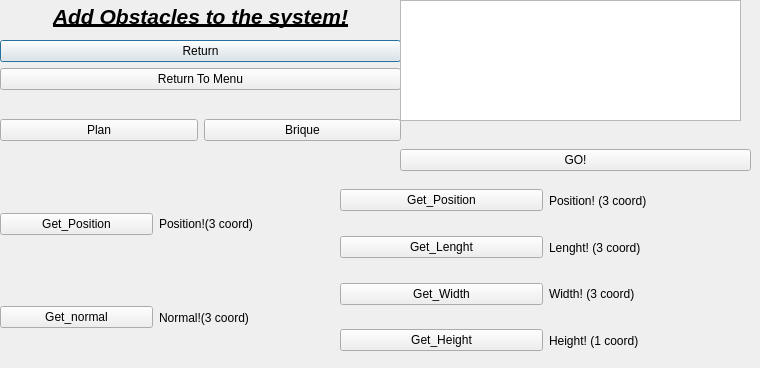
<?xml version="1.0" encoding="UTF-8"?>
<ui version="4.0">
 <class>add_obstacle</class>
 <widget class="QDialog" name="add_obstacle">
  <property name="geometry">
   <rect>
    <x>0</x>
    <y>0</y>
    <width>760</width>
    <height>368</height>
   </rect>
  </property>
  <property name="windowTitle">
   <string>Add_Obstacle</string>
  </property>
  <widget class="QWidget" name="verticalLayoutWidget">
   <property name="geometry">
    <rect>
     <x>0</x>
     <y>0</y>
     <width>401</width>
     <height>90</height>
    </rect>
   </property>
   <layout class="QVBoxLayout" name="verticalLayout">
    <item>
     <widget class="QLabel" name="label">
      <property name="text">
       <string>&lt;html&gt;&lt;head/&gt;&lt;body&gt;&lt;p align=&quot;center&quot;&gt;&lt;span style=&quot; font-size:16pt; font-weight:700; font-style:italic; text-decoration: underline;&quot;&gt;Add Obstacles to the system!&lt;/span&gt;&lt;/p&gt;&lt;/body&gt;&lt;/html&gt;</string>
      </property>
     </widget>
    </item>
    <item>
     <widget class="QPushButton" name="return_c">
      <property name="text">
       <string>Return</string>
      </property>
     </widget>
    </item>
    <item>
     <widget class="QPushButton" name="return_2">
      <property name="text">
       <string>Return To Menu</string>
      </property>
     </widget>
    </item>
   </layout>
  </widget>
  <widget class="QWidget" name="horizontalLayoutWidget">
   <property name="geometry">
    <rect>
     <x>0</x>
     <y>90</y>
     <width>401</width>
     <height>80</height>
    </rect>
   </property>
   <layout class="QHBoxLayout" name="horizontalLayout">
    <item>
     <widget class="QPushButton" name="plan">
      <property name="text">
       <string>Plan</string>
      </property>
     </widget>
    </item>
    <item>
     <widget class="QPushButton" name="brique">
      <property name="text">
       <string>Brique</string>
      </property>
     </widget>
    </item>
   </layout>
  </widget>
  <widget class="QWidget" name="verticalLayoutWidget_2">
   <property name="geometry">
    <rect>
     <x>340</x>
     <y>180</y>
     <width>411</width>
     <height>181</height>
    </rect>
   </property>
   <layout class="QVBoxLayout" name="verticalLayout_2">
    <item>
     <layout class="QHBoxLayout" name="horizontalLayout_7">
      <item>
       <widget class="QPushButton" name="position_b">
        <property name="text">
         <string>Get_Position</string>
        </property>
       </widget>
      </item>
      <item>
       <widget class="QLabel" name="pos_b">
        <property name="text">
         <string>Position! (3 coord)</string>
        </property>
       </widget>
      </item>
     </layout>
    </item>
    <item>
     <layout class="QHBoxLayout" name="horizontalLayout_6">
      <item>
       <widget class="QPushButton" name="lenght_1">
        <property name="text">
         <string>Get_Lenght</string>
        </property>
       </widget>
      </item>
      <item>
       <widget class="QLabel" name="lenght_">
        <property name="text">
         <string>Lenght! (3 coord)</string>
        </property>
       </widget>
      </item>
     </layout>
    </item>
    <item>
     <layout class="QHBoxLayout" name="horizontalLayout_4">
      <item>
       <widget class="QPushButton" name="width_1">
        <property name="text">
         <string>Get_Width</string>
        </property>
       </widget>
      </item>
      <item>
       <widget class="QLabel" name="width_">
        <property name="text">
         <string>Width! (3 coord)</string>
        </property>
       </widget>
      </item>
     </layout>
    </item>
    <item>
     <layout class="QHBoxLayout" name="horizontalLayout_5">
      <item>
       <widget class="QPushButton" name="height_1">
        <property name="text">
         <string>Get_Height</string>
        </property>
       </widget>
      </item>
      <item>
       <widget class="QLabel" name="height_">
        <property name="text">
         <string>Height! (1 coord)</string>
        </property>
       </widget>
      </item>
     </layout>
    </item>
   </layout>
  </widget>
  <widget class="QWidget" name="verticalLayoutWidget_3">
   <property name="geometry">
    <rect>
     <x>0</x>
     <y>180</y>
     <width>311</width>
     <height>181</height>
    </rect>
   </property>
   <layout class="QVBoxLayout" name="verticalLayout_3">
    <item>
     <layout class="QHBoxLayout" name="horizontalLayout_2">
      <item>
       <widget class="QPushButton" name="position_">
        <property name="text">
         <string>Get_Position</string>
        </property>
       </widget>
      </item>
      <item>
       <widget class="QLabel" name="position">
        <property name="text">
         <string>Position!(3 coord)</string>
        </property>
       </widget>
      </item>
     </layout>
    </item>
    <item>
     <layout class="QHBoxLayout" name="horizontalLayout_3">
      <item>
       <widget class="QPushButton" name="normal_">
        <property name="text">
         <string>Get_normal</string>
        </property>
       </widget>
      </item>
      <item>
       <widget class="QLabel" name="normal">
        <property name="text">
         <string>Normal!(3 coord)</string>
        </property>
       </widget>
      </item>
     </layout>
    </item>
   </layout>
  </widget>
  <widget class="QWidget" name="verticalLayoutWidget_4">
   <property name="geometry">
    <rect>
     <x>400</x>
     <y>120</y>
     <width>351</width>
     <height>81</height>
    </rect>
   </property>
   <layout class="QVBoxLayout" name="verticalLayout_4">
    <item>
     <widget class="QPushButton" name="go_btn">
      <property name="text">
       <string>GO!</string>
      </property>
     </widget>
    </item>
   </layout>
  </widget>
  <widget class="QTextBrowser" name="textBrowser">
   <property name="geometry">
    <rect>
     <x>400</x>
     <y>0</y>
     <width>341</width>
     <height>121</height>
    </rect>
   </property>
  </widget>
 </widget>
 <resources/>
 <connections/>
</ui>
